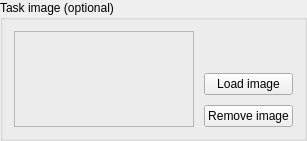
<?xml version="1.0" encoding="utf-8"?>
<ui version="4.0">
 <class>VariantImagePanel</class>
 <widget class="QGroupBox" name="VariantImagePanel">
  <property name="title"><string>Task image (optional)</string></property>
  <layout class="QHBoxLayout" name="imageLayout">
   <property name="spacing"><number>10</number></property>
   <item>
    <widget class="QLabel" name="diagramDropZone">
     <property name="sizePolicy">
      <sizepolicy hsizetype="Ignored" vsizetype="Ignored"><horstretch>1</horstretch><verstretch>0</verstretch></sizepolicy>
     </property>
     <property name="minimumSize"><size><width>180</width><height>96</height></size></property>
     <property name="acceptDrops"><bool>true</bool></property>
     <property name="frameShape"><enum>QFrame::StyledPanel</enum></property>
     <property name="alignment"><set>Qt::AlignCenter</set></property>
     <property name="wordWrap"><bool>true</bool></property>
     <property name="textFormat"><enum>Qt::PlainText</enum></property>
     <property name="accessibleName"><string>Task image preview</string></property>
    </widget>
   </item>
   <item>
    <layout class="QVBoxLayout" name="imageActionsLayout">
     <item>
      <widget class="QLabel" name="imageFileLabel">
       <property name="sizePolicy">
        <sizepolicy hsizetype="Ignored" vsizetype="Preferred"><horstretch>0</horstretch><verstretch>0</verstretch></sizepolicy>
       </property>
       <property name="textFormat"><enum>Qt::PlainText</enum></property>
      </widget>
     </item>
     <item>
      <spacer name="imageActionsSpacer">
       <property name="orientation"><enum>Qt::Vertical</enum></property>
       <property name="sizeHint" stdset="0"><size><width>0</width><height>0</height></size></property>
      </spacer>
     </item>
     <item>
      <widget class="QPushButton" name="loadImageButton">
       <property name="text"><string>Load image</string></property>
      </widget>
     </item>
     <item>
      <widget class="QPushButton" name="removeImageButton">
       <property name="text"><string>Remove image</string></property>
      </widget>
     </item>
    </layout>
   </item>
  </layout>
 </widget>
 <resources/>
 <connections/>
</ui>
